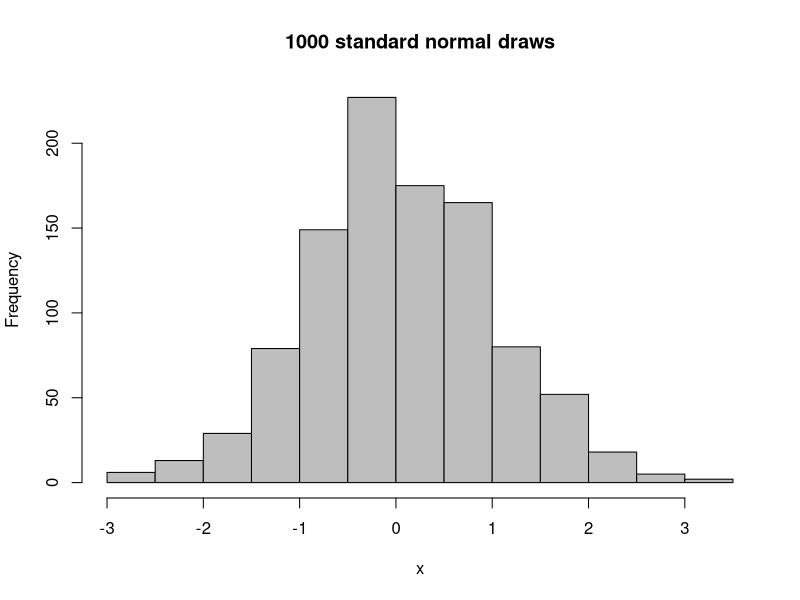
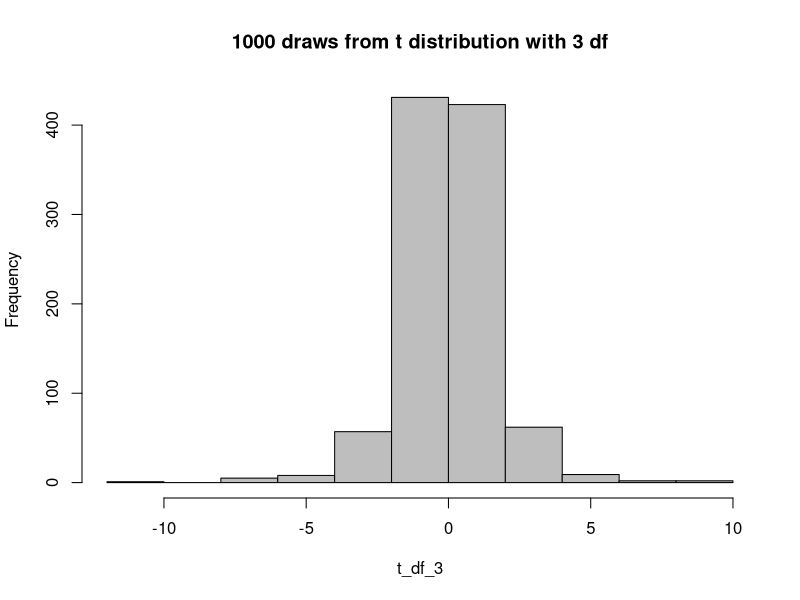

Here is the R script that generated these plots, in order: (Note: this script raises an error after producing the figures.)
## ---- chunk 1
knitr::opts_chunk$set(echo = TRUE, include=TRUE, fig.path="figures/")
## ---- chunk 2
set.seed(88759)
x <- rnorm(1000)

hist(x, col="grey", main = "1000 standard normal draws")
## ---- chunk 3
set.seed(88759)
t_df_3 <- rt(1000, df=3)

hist(t_df_3, col="grey", main = "1000 draws from t distribution with 3 df")
## ---- chunk 4
save(list=c("x","t_df_3"), file="../objs/example_objs.RData")
## ---- chunk 5
library(kableExtra)
kable(table(round(t_df_3)))
## ---- chunk 6
kable(table(round(t_df_3))) %>% kable_styling()

kable(table(round(t_df_3))) %>% kable_styling(full_width = FALSE)

## ---- chunk 7
sessionInfo()
